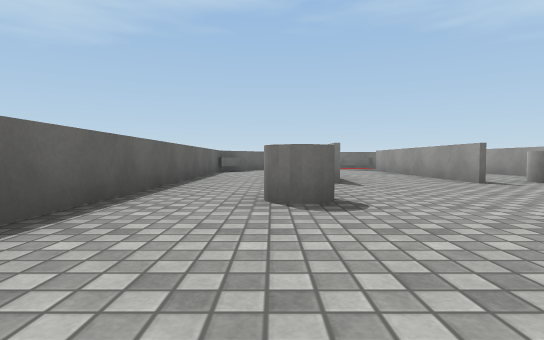
[1] (above)

12 first-person views from a walk through a scene from a Unity 3-D project. The camera is 0.38 m above the floor, tilts 2° down and sees 80° across. The floor is counted in squares, 1 m on a side. Each view is taken from the middle of a square. On the plan, view 1 faces up. The plan holds only what a view shows up to about 9 squares ahead; the rest is blank. The place goes on beyond the plan. Some animated figures are not drawn. Surface patterns are stand-ins for the level's own textures.

[2]
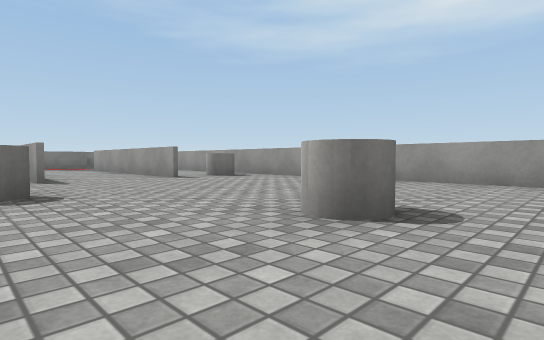

[3]
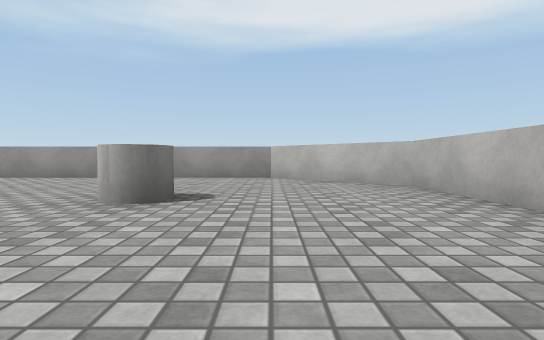

[4]
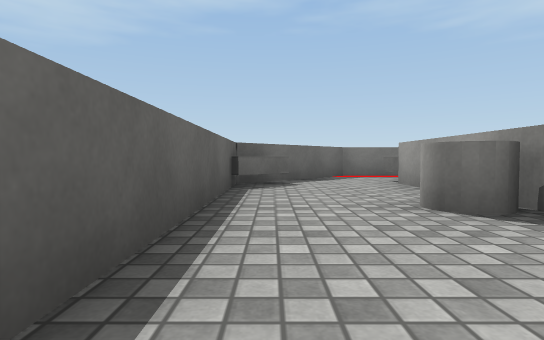

[5]
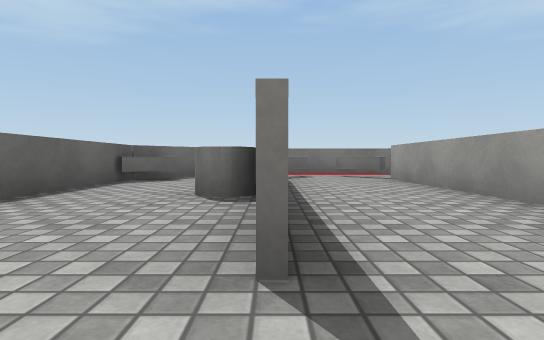

[6]
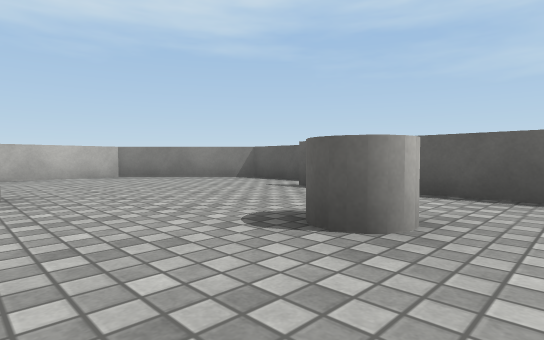

[7]
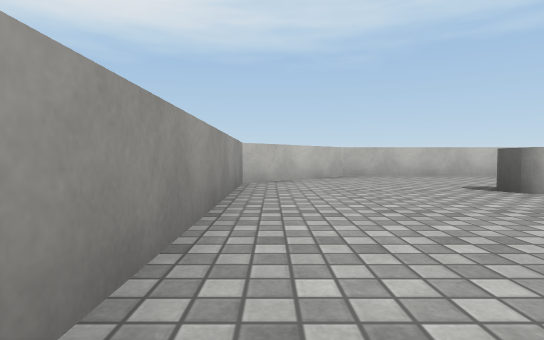

[8]
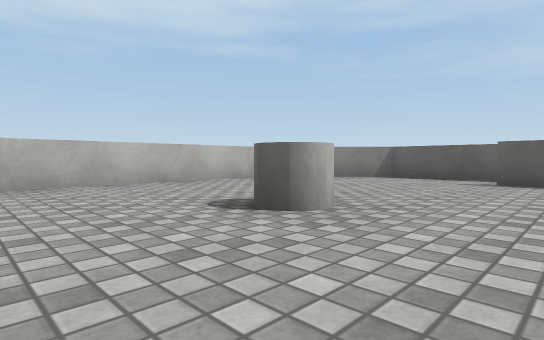

[9]
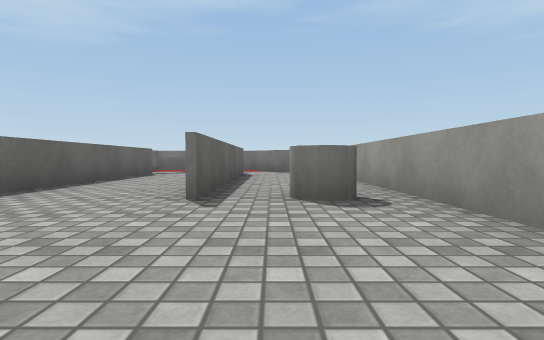

[10]
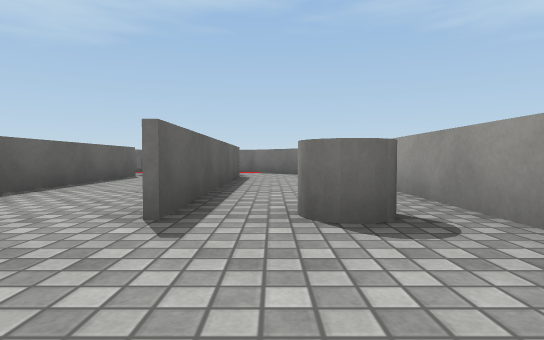

[11]
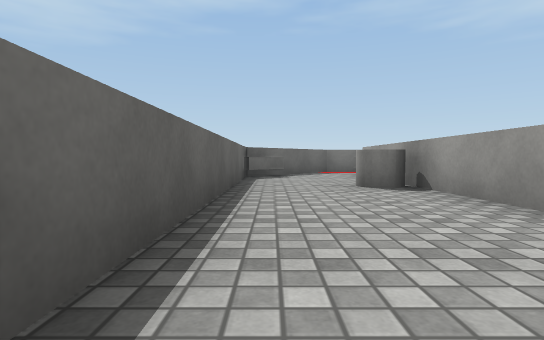

[12]
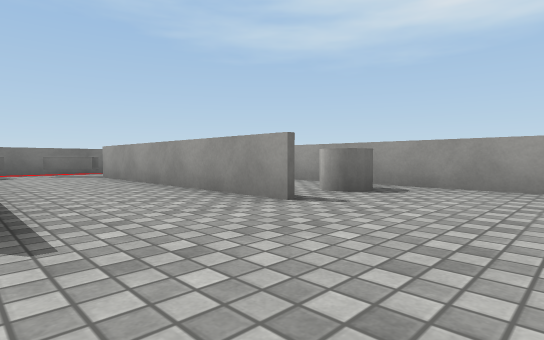

### Floor plan
Points are (right, up) in squares from view 1. A wall is a line through its corners. A room is listed if a view was taken in it or the views show most of it. See-through windows are left out.
Room 1 (views 1, 2, 3, 4, 5, 6, 7, 8, 9, 10, 11, 12)
walls: (1, 5) (1, 6.5); (3.2, 4.9) (3.2, 10.2) (2.3, 11.1); (1.1, 6.5) (1.1, 5.5); (-2.5, 0.9) (-2.5, -1) (-0.5, -2.9) (3.5, -2.9) (5.5, -1) (5.5, 7); (1, 8.4) (1, 10); (1.1, 10) (1.1, 8.4); (-0.7, 10) (-1.5, 9.2); (3.3, 10) (3.3, 5); (1.8, 11.1) (1, 10.3); (3, 11.9) (0.5, 11.9) (-1.5, 9.9) (-1.5, 1)
objects: cylinder (0, 3); cylinder (0, 7) to (1, 8); cylinder (2, 0); cylinder (4, 5) to (5, 5)

Where each view was taken, in squares from view 1:
view 1: 0 up, 0 right, facing up
view 2: 1 down, 0 right, facing up-right
view 3: 1 down, 1 left, facing right
view 4: 5 up, 1 left, facing up
view 5: 4 up, 1 right, facing up
view 6: 4 up, 2 right, facing down-left
view 7: 4 up, 5 right, facing down
view 8: 2 up, 4 right, facing down-left
view 9: 2 up, 4 right, facing up
view 10: 3 up, 4 right, facing up
view 11: 3 up, 1 left, facing up
view 12: 3 up, 1 right, facing up-right
